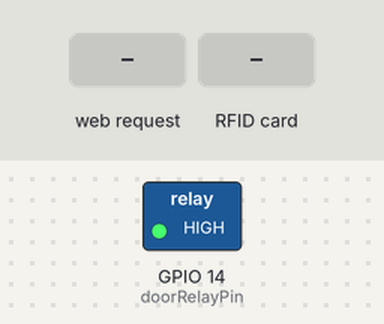
A sketch run on a simulated ESP8266 (NodeMCU). On the bench: switched loads named in the sketch (green lamp = pin HIGH). The test bench sets the inputs (shaded band). WiFi joins after 1.5 s; servers stay silent unless stated; uploads are accepted with an empty reply; what the sketch prints to the serial monitor is not drawn.

Above: at 2.7 s.
2.8 s: HTTP request GET /open received
At 3.5 s:
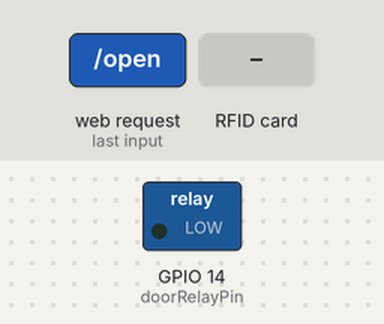
4.3 s: RFID card 12 34 56 78 held to the reader
7.0 s: RFID card 5E 7A 19 C4 held to the reader
8.5 s: HTTP request GET /ping received
Timing chart, 0 to 19.3 s (numbered marks = the images above; inputs shaded):
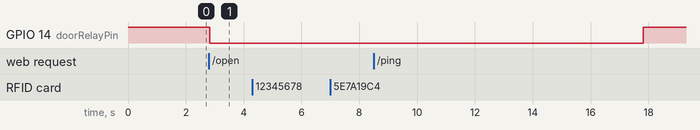

Measured:
- after the input at 2.8 s, GPIO 14 (doorRelayPin): HIGH → LOW at once
- after the input at 4.3 s, every drawn part: stays the same
- after the input at 7.0 s, every drawn part: stays the same

The sketch:

esp8266_rfid_door_control.ino
```cpp
#include <ESP8266WiFi.h>
#include <ESP8266WebServer.h>
#include <SPI.h>
#include <MFRC522.h>

// WiFi credentials - Ganti dengan SSID dan password WiFi Anda
const char* ssid = "Agus";
const char* password = "12345678";

// Pin untuk relay pintu (ganti sesuai dengan pin ESP8266 yang digunakan)
const int doorRelayPin = 14; // Pin GPIO D5 untuk relay

// Pin untuk MFRC522 RFID
#define SS_PIN 4  // Pin GPIO D2 untuk SDA (SS)
#define RST_PIN 5 // Pin GPIO D1 untuk RST

// Durasi pintu terbuka dalam milidetik (misalnya 5 detik)
const unsigned long doorOpenDuration = 15000;

// Server API untuk validasi kartu RFID
const char* serverIP = "192.168.1.100"; // Ganti dengan IP server gym management
const int serverPort = 80;

// Web server pada port 80
ESP8266WebServer server(80);

// MFRC522 instance
MFRC522 mfrc522(SS_PIN, RST_PIN);

// Variabel untuk tracking status pintu
bool doorOpen = false;
unsigned long doorOpenTime = 0;

// Variabel untuk debounce RFID
unsigned long lastRFIDRead = 0;
const unsigned long RFID_DEBOUNCE_DELAY = 2000; // 2 detik delay antar scan

void setup() {
  Serial.begin(9600);

  // Setup pin relay sebagai output
  pinMode(doorRelayPin, OUTPUT);
  digitalWrite(doorRelayPin, HIGH); // Relay OFF (pintu terkunci)

  // Inisialisasi SPI dan MFRC522
  SPI.begin();
  mfrc522.PCD_Init();

  Serial.println("RFID Door Control System");
  Serial.println("MFRC522 initialized");

  // Koneksi ke WiFi
  WiFi.begin(ssid, password);
  Serial.print("Connecting to WiFi");
  while (WiFi.status() != WL_CONNECTED) {
    delay(500);
    Serial.print(".");
  }
  Serial.println("");
  Serial.print("Connected to WiFi. IP address: ");
  Serial.println(WiFi.localIP());

  // Setup routes
  server.on("/open", HTTP_GET, handleOpenDoor);
  server.on("/ping", HTTP_GET, handlePing);
  server.on("/validate", HTTP_GET, handleValidateCard);
  server.onNotFound(handleNotFound);

  // Start server
  server.begin();
  Serial.println("HTTP server started");
}

void loop() {
  server.handleClient();

  // Cek apakah pintu perlu ditutup
  if (doorOpen && (millis() - doorOpenTime >= doorOpenDuration)) {
    closeDoor();
  }

  // Cek RFID card
  checkRFIDCard();
}

void checkRFIDCard() {
  // Cek apakah ada kartu baru
  if (!mfrc522.PICC_IsNewCardPresent()) {
    return;
  }

  // Pilih kartu
  if (!mfrc522.PICC_ReadCardSerial()) {
    return;
  }

  // Debounce check
  if (millis() - lastRFIDRead < RFID_DEBOUNCE_DELAY) {
    Serial.println("RFID read too soon, ignoring...");
    mfrc522.PICC_HaltA();
    return;
  }

  lastRFIDRead = millis();

  // Baca UID kartu
  String cardUID = "";
  for (byte i = 0; i < mfrc522.uid.size; i++) {
    cardUID += String(mfrc522.uid.uidByte[i], HEX);
  }
  cardUID.toUpperCase();

  Serial.print("Card detected: ");
  Serial.println(cardUID);

  // Validasi kartu dengan server
  if (validateCardWithServer(cardUID)) {
    Serial.println("Card validated successfully, opening door...");
    openDoor();
  } else {
    Serial.println("Card validation failed");
    // Buzzer atau indikator error bisa ditambahkan di sini
  }

  // Halt PICC
  mfrc522.PICC_HaltA();
  // Stop encryption on PCD
  mfrc522.PCD_StopCrypto1();
}

bool validateCardWithServer(String cardUID) {
  if (WiFi.status() != WL_CONNECTED) {
    Serial.println("WiFi not connected, cannot validate card");
    return false;
  }

  WiFiClient client;
  if (!client.connect(serverIP, serverPort)) {
    Serial.println("Connection to server failed");
    return false;
  }

  // Buat request ke API validasi
  String url = "/scan/validate?card_uid=" + cardUID;
  client.print(String("GET ") + url + " HTTP/1.1\r\n" +
               "Host: " + serverIP + "\r\n" +
               "Connection: close\r\n\r\n");

  // Tunggu response
  unsigned long timeout = millis();
  while (client.available() == 0) {
    if (millis() - timeout > 5000) {
      Serial.println("Timeout waiting for server response");
      client.stop();
      return false;
    }
  }

  // Baca response
  String response = "";
  while (client.available()) {
    response += client.readStringUntil('\r');
  }

  client.stop();

  Serial.println("Server response: " + response);

  // Parse response - cari "success":true
  if (response.indexOf("\"success\":true") != -1) {
    return true;
  }

  return false;
}

void handleOpenDoor() {
  Serial.println("Door open request received");

  // Buka pintu
  openDoor();

  // Kirim response
  server.send(200, "text/plain", "Door opened successfully");
}

void handlePing() {
  Serial.println("Ping request received");

  // Kirim response dengan status
  String response = "ESP8266 RFID Door Control is online. Door status: " + String(doorOpen ? "open" : "closed");
  server.send(200, "text/plain", response);
}

void handleValidateCard() {
  if (server.hasArg("card_uid")) {
    String cardUID = server.arg("card_uid");
    bool isValid = validateCardWithServer(cardUID);

    String response = "{";
    response += "\"success\":" + String(isValid ? "true" : "false");
    response += ",\"card_uid\":\"" + cardUID + "\"";
    response += "}";

    server.send(200, "application/json", response);
  } else {
    server.send(400, "application/json", "{\"success\":false,\"message\":\"card_uid parameter required\"}");
  }
}

void handleNotFound() {
  server.send(404, "text/plain", "Not found");
}

void openDoor() {
  digitalWrite(doorRelayPin, LOW); // Relay ON (pintu terbuka)
  doorOpen = true;
  doorOpenTime = millis();
  Serial.println("Door opened");
}

void closeDoor() {
  digitalWrite(doorRelayPin, HIGH); // Relay OFF (pintu terkunci)
  doorOpen = false;
  Serial.println("Door closed");
}
```

test_relay.ino
```cpp

```
